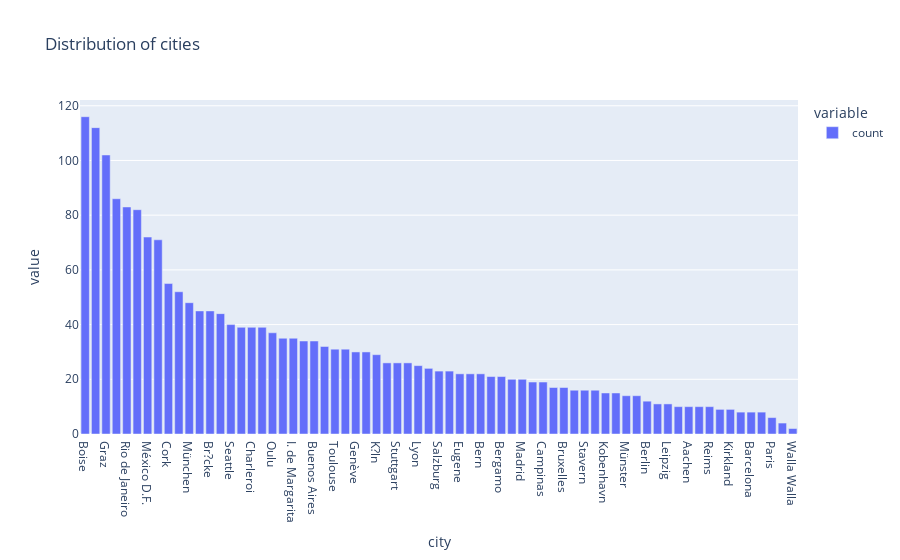

The cell this chart's notebook holds for it:
### Code cell
px.bar(data_frame=df.city.value_counts(),title='Distribution of cities')

### Figure 1 — Plotly figure (JSON) as saved in the notebook; plotly's stock layout.template omitted (floating-point values rounded to 4 significant figures)
{"data": [{"alignmentgroup": "True", "hovertemplate": "variable=count<br>city=%{x}<br>value=%{y}<extra></extra>", "legendgroup": "count", "marker": {"color": "#636efa", "pattern": {"shape": ""}}, "name": "count", "offsetgroup": "count", "orientation": "v", "showlegend": true, "textposition": "auto", "type": "bar", "x": ["Boise", "London", "Graz", "Cunewalde", "Rio de Janeiro", "Sao Paulo", "México D.F.", "Albuquerque", "Cork", "Lule?", "München", "San Crist?bal", "Br?cke", "Marseille", "Seattle", "Brandenburg", "Charleroi", "Frankfurt a.M.", "Oulu", "Tsawassen", "I. de Margarita", "Barquisimeto", "Buenos Aires", "Montréal", "Toulouse", "?rhus", "Genève", "Lisboa", "K?ln", "Strasbourg", "Stuttgart", "Sevilla", "Lyon", "Anchorage", "Salzburg", "Cowes", "Eugene", "Reggio Emilia", "Bern", "Portland", "Bergamo", "Lander", "Madrid", "Resende", "Campinas", "Helsinki", "Bruxelles", "Warszawa", "Stavern", "Lille", "Kobenhavn", "Nantes", "Münster", "Mannheim", "Berlin", "Versailles", "Leipzig", "Torino", "Aachen", "San Francisco", "Reims", "Elgin", "Kirkland", "Vancouver", "Barcelona", "Butte", "Paris", "Caracas", "Walla Walla"], "xaxis": "x", "y": [116, 112, 102, 86, 83, 82, 72, 71, 55, 52, 48, 45, 45, 44, 40, 39, 39, 39, 37, 35, 35, 34, 34, 32, 31, 31, 30, 30, 29, 26, 26, 26, 25, 24, 23, 23, 22, 22, 22, 21, 21, 20, 20, 19, 19, 17, 17, 16, 16, 16, 15, 15, 14, 14, 12, 11, 11, 10, 10, 10, 10, 9, 9, 8, 8, 8, 6, 4, 2], "yaxis": "y"}], "layout": {"barmode": "relative", "legend": {"title": {"text": "variable"}, "tracegroupgap": 0}, "title": {"text": "Distribution of cities"}, "xaxis": {"anchor": "y", "domain": [0, 1], "title": {"text": "city"}}, "yaxis": {"anchor": "x", "domain": [0, 1], "title": {"text": "value"}}}}
